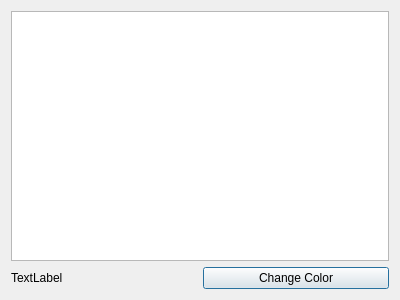
<?xml version="1.0" encoding="UTF-8"?>
<ui version="4.0">
 <class>Dialog</class>
 <widget class="QDialog" name="Dialog">
  <property name="geometry">
   <rect>
    <x>0</x>
    <y>0</y>
    <width>400</width>
    <height>300</height>
   </rect>
  </property>
  <property name="windowTitle">
   <string>Animation</string>
  </property>
  <layout class="QVBoxLayout" name="verticalLayout">
   <item>
    <widget class="QGraphicsView" name="graphicsView"/>
   </item>
   <item>
    <layout class="QHBoxLayout" name="horizontalLayout">
     <item>
      <widget class="QLabel" name="label">
       <property name="text">
        <string>TextLabel</string>
       </property>
      </widget>
     </item>
     <item>
      <widget class="QPushButton" name="pushButton">
       <property name="text">
        <string>Change Color</string>
       </property>
      </widget>
     </item>
    </layout>
   </item>
  </layout>
 </widget>
 <layoutdefault spacing="6" margin="11"/>
 <resources/>
 <connections/>
</ui>
